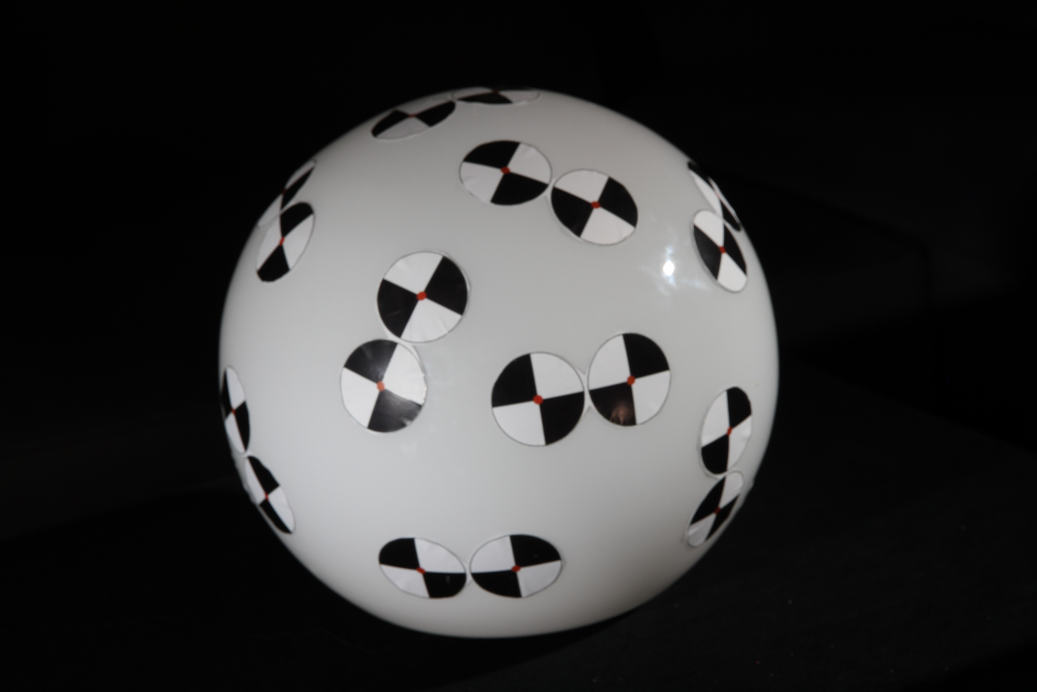
//> input picture testimage/IMG_B1.JPG, 5184 x 3456 px (shown at 1/5 size)
$ ./calibration ../testimage/IMG_B1.JPG ../testimage/IMG_B10.JPG   (built with g++ and OpenCV 4)
//> lines starting //> are read from the running program, lines starting //| are printed output that depends on the picture; after the words box and inside, x2 and y2 are one past the last pixel; in counts of white or black regions, pixels touching at a corner belong together
#include <iostream>
#include <fstream>
#include <cmath>
#include <set>
#include <map>
#include <opencv2/opencv.hpp>
#include <opencv2/highgui.hpp>
#include <Eigen/Geometry>


using namespace cv;


int ransac_id = 1;
int red_threshold = 90;
int red_threshold_up = 50;
int circle_resolution = 2;
int min_radius = 400;
int max_radius = 0;


int MEAN_DEVIATION_DISTANCE_THRESH = 13;
int MAX_ERROR = 50;

// structure that represents a fiducial
struct MarkerPair
{
    int first_index;
    int second_index;
    int first_id; // used for matching on all the cameras
    int second_id;
    Point2f   first; // coordinate of the center of one of the marker
    Point2f   second;
    float         distance; // distance between the two center of the marker


    // For the euclidian projection
    Point3f   euclid_first;
    Point3f   euclid_second;

    MarkerPair(int first_index_, int second_index_, Point2f first_, Point2f second_, float distance_): first_index(first_index_), second_index(second_index_), first(first_), second(second_), distance(distance_), first_id(0), second_id(0) {}

    bool operator < (const MarkerPair& other) const
    {
        return (distance < other.distance);
    }
};

// [19 lines left out: functions stringify, distanceBetweenPoints, distanceBetweenPoints, not called in this run]

std::vector<MarkerPair> good_pairs;
std::vector<Point2f> corners;

Point2f tmpPoint;
bool first = true;

// [53 lines left out: function onMouse, not called in this run]


Point3f manual_point(0, 0, 0);

// [19 lines left out: function onMouseRadius, not called in this run]

std::vector<MarkerPair> matchPoints(std::vector<Point2f> circles) {

    std::pair<Point2f, Point2f> circle_pair;

    std::vector<MarkerPair> pairs;

    for (size_t i = 0; i < circles.size(); i++) {

        // For all pairs of markers compute the distance between them
        for (size_t j = 0; j < circles.size(); j++) {

            if (j == i) {
                continue;
            }

            double current_dist = distanceBetweenPoints(circles[i], circles[j]);

            pairs.push_back(MarkerPair(i, j, circles[i], circles[j], current_dist));
        }

    }

    // sort by ascending distance
    std::sort(pairs.begin(), pairs.end());

    float mean_distance = 0;
    // Set of markers already taken
    std::set<int> treated;

    // Good pairs
    std::vector<MarkerPair> good_pairs;
    int nbr_good_pairs = 0;


    for (std::vector<MarkerPair>::iterator i = pairs.begin(); i != pairs.end(); i++)  {
        std::cout << i->distance << std::endl;

        // if we didn't take the markers already then we treat it
        if (!treated.count(i->first_index) && !treated.count(i->second_index)) {

            // We only take the pair if it doesn't deviate too much from the
            // mean of the distance between the markers that we already took
            if ((mean_distance == 0 && i->distance >= 20)  || i->distance <= mean_distance * MEAN_DEVIATION_DISTANCE_THRESH * 0.1) {
                nbr_good_pairs++;
                mean_distance = ((mean_distance * (nbr_good_pairs - 1)) + i->distance) / (float) nbr_good_pairs;
                treated.insert(i->first_index);
                treated.insert(i->second_index);
                good_pairs.push_back(*i);
            }
            else {
                std::cout << "too much deviation " << i->distance << " " << mean_distance << " " << mean_distance* MEAN_DEVIATION_DISTANCE_THRESH * 0.1 << std::endl;
            }
        }
    }

    for (std::vector<MarkerPair>::iterator i = good_pairs.begin(); i != good_pairs.end(); i++) {
        std::cout << "good pair " << std::endl;
    }

    return good_pairs;
}


std::vector<MarkerPair> euclidianProject(std::vector<MarkerPair> good_pairs, Point center, float radius) {

    std::cout << " radius " << radius << std::endl;

    for (std::vector<MarkerPair>::iterator i = good_pairs.begin(); i != good_pairs.end(); i++) {
        // We project into the euclidian space centered at the ball
        // for x and y we just destroyWindowproject into the vertical/horizontal axis
        // that goes from the center of the ball to the radius

        // For z we know that x^2 + y^2 + z^2 = r^2 where r^2 is the radius of the ball in pixel
        // So z = sqrt(r^2 - x^2 - y^2)

        float first_x = i->first.x - center.x;
        float first_y = i->first.y - center.y;

        float second_x = i->second.x - center.x;
        float second_y = i->second.y - center.y;
        Point3f first = Point3f(first_x, first_y, -sqrt(abs(radius * radius - first_x * first_x - first_y * first_y)));
        Point3f second = Point3f(second_x, second_y, -sqrt(abs(radius * radius - second_x * second_x - second_y * second_y)));

        //std::cout << first << " " << second << std::endl;
       // std::cout << "plot3([" << first.x << ", " << first.y << ", " << first.z << ", '.')" << std::endl;

        std::cout << "plot3([" << first.x << " , " << second.x << "], [" << first.y << ", " << second.y << "], [" << first.z << ", " << second.z << "])" << std::endl;

        i->euclid_first = first;
        i->euclid_second = second;
    }

    return good_pairs;
}


// RANSAC

void RANSACCorespondances(std::map<int, std::map<int, Point2f> > &correspondances, int pass, std::vector<MarkerPair> &first_markers_, std::vector<MarkerPair> &second_markers_, int reverse = 1) {

    // Let's take a point from the first markers

    int max_matches = 0;
    std::map<int, std::map<int, Point2f> > corres;

	std::vector<MarkerPair> first_tmp_markers;
	std::vector<MarkerPair> second_tmp_markers;


    for (std::vector<MarkerPair>::iterator i = first_markers_.begin(); i != first_markers_.end(); i++) {

        // ball center
        Eigen::Vector3d a1(0, 0, 0);
        Eigen::Vector3d a2(i->euclid_first.x, i->euclid_first.y, i->euclid_first.z);
        Eigen::Vector3d a3(i->euclid_second.x, i->euclid_second.y, i->euclid_second.z);


        for (std::vector<MarkerPair>::iterator j = second_markers_.begin(); j != second_markers_.end(); j++) {

            int tmpMatches = 0;

            std::map<int, std::map<int, Point2f> > tmpCorrespondances;

            Eigen::Vector3d b1(0, 0, 0);
            Eigen::Vector3d b2(j->euclid_first.x, j->euclid_first.y, j->euclid_first.z);
            Eigen::Vector3d b3(j->euclid_second.x, j->euclid_second.y, j->euclid_second.z);

            Eigen::Matrix<double, 3, 3> start, end;
            start.col(0) = a1;
            start.col(1) = a2;
            start.col(2) = a3;

            end.col(0) = b1;
            end.col(1) = b2;
            end.col(2) = b3;


            Eigen::Matrix3d transf = Eigen::umeyama(start, end).topLeftCorner(3, 3);


            std::set<MarkerPair> treated;

			std::vector<MarkerPair> first_markers(first_markers_);
			std::vector<MarkerPair> second_markers(second_markers_);

            for (std::vector<MarkerPair>::iterator k = first_markers.begin(); k != first_markers.end(); k++) {

                for (std::vector<MarkerPair>::iterator l = second_markers.begin(); l != second_markers.end(); l++) {

                    if (!treated.count(*l) && !treated.count(*k) && (((k != i) && (l != j)) || ((k == i) && (l == j)))) {
                        Eigen::Vector3d c1(k->euclid_first.x, k->euclid_first.y, k->euclid_first.z);
                        Eigen::Vector3d c2(k->euclid_second.x, k->euclid_second.y, k->euclid_second.z);

                        Eigen::Vector3d c3(l->euclid_first.x, l->euclid_first.y, l->euclid_first.z);
                        Eigen::Vector3d c4(l->euclid_second.x, l->euclid_second.y, l->euclid_second.z);

                        Eigen::Vector3d reproj1 = transf * c1;
                        Eigen::Vector3d reproj2 = transf * c2;

                        double dist1 = distanceBetweenPoints(reproj1, c3);
                        double dist2 = distanceBetweenPoints(reproj1, c4);
                        double dist3 = distanceBetweenPoints(reproj2, c3);
                        double dist4 = distanceBetweenPoints(reproj2, c4);


                        double curError = dist1 + dist4;


                        if (dist1 > dist2) {
                            curError = dist2 + dist3;
                        }

                        if (curError < MAX_ERROR) {

                            std::cout << "taking point " << l->first << ", " << l->second << " | " << k->first << ", " << k->second << " error : " << curError << std::endl;

                            tmpMatches++;

                            treated.insert(*l);
                            treated.insert(*k);

                            // If the correspondance was not found yet, we add both points

                            // c1 + c4 & c2 + c3

                            if (dist1 > dist2) {
                                if (k->first_id != 0) {
                                    l->second_id = k->first_id;
                                }
                                else {
                                    k->first_id = ransac_id;
                                    l->second_id = ransac_id;
                                    ransac_id++;
                                    tmpCorrespondances[k->first_id][pass] = k->first;
                                }
                                tmpCorrespondances[k->first_id][pass + reverse] = l->second;


                                if (k->second_id != 0) {
                                    l->first_id = k->second_id;
                                }
                                else {
                                    k->second_id = ransac_id;
                                    l->first_id = ransac_id;
                                    ransac_id++;
                                    tmpCorrespondances[k->second_id][pass] = k->second;
                                }
                                tmpCorrespondances[k->second_id][pass + reverse] = l->first;

                            }
                            // c1 + c3 & c2 + c4
                            else {

                                if (k->first_id != 0) {
                                    l->first_id = k->first_id;
                                }
                                else {
                                    k->first_id = ransac_id;
                                    l->first_id = ransac_id;
                                    ransac_id++;
                                    tmpCorrespondances[k->first_id][pass] = k->first;
                                }
                                tmpCorrespondances[k->first_id][pass + reverse] = l->first;


                                if (k->second_id != 0) {
                                    l->second_id = k->second_id;
                                }
                                else {
                                    k->second_id = ransac_id;
                                    l->second_id = ransac_id;
                                    ransac_id++;
                                    tmpCorrespondances[k->second_id][pass] = k->second;
                                }
                                tmpCorrespondances[k->second_id][pass + reverse] = l->second;

                            }
                        }
                        else {
                            //std::cout << "discarding point, too much error " << curError << std::endl;
                        }
                    }
                }

            }

            if (tmpMatches > max_matches) {

				first_tmp_markers = first_markers;
				second_tmp_markers = second_markers;
                corres = tmpCorrespondances;
                max_matches = tmpMatches;
            }
        }

    }

	first_markers_ = first_tmp_markers;
	second_markers_ = second_tmp_markers;

    for (std::map<int, std::map<int, Point2f> >::iterator m = corres.begin(); m != corres.end(); ++m) {

        for (std::map<int, Point2f>::iterator n = m->second.begin(); n != m->second.end(); ++n) {

            correspondances[m->first][n->first] = n->second;

            std::cout << "corres " << m->first << std::endl;
            std::cout << "camera : " << n->first << "point: " << n->second << std::endl;
        }
    }


    std::cout << "found " << correspondances.size() << " correspondances for camera " << pass << " and " << (pass+1) << std::endl;

}


std::vector<MarkerPair> treatImage(char* file) {
//> called with file = "../testimage/IMG_B1.JPG"
    // Load the image
    Mat image;
    image = imread(file, 1);
//> image is the input picture: 3456 rows x 5184 cols, CV_8UC3; mean B, G, R 52.8, 52.9, 53.2

    if (!image.data)
    {
        printf("No image data \n");
        return std::vector<MarkerPair>();
    }


    //resize(image, image, Size(), 0.3, 0.3);

    // Go into HSV space
    Mat hsv;
    cvtColor(image, hsv, COLOR_BGR2HSV);

    Mat reddot;
    // select red
    namedWindow("Red dot", WINDOW_NORMAL);

    createTrackbar("Red threshold", "Red dot", &red_threshold, 255, NULL);
    createTrackbar("Red threshold up", "Red dot", &red_threshold_up, 255, NULL);
    while (waitKey(500) != ' ') {
//> the Esc key is pressed

        Mat other;
        inRange(hsv, Scalar(0, red_threshold, red_threshold), Scalar(15, 255, 255), reddot);
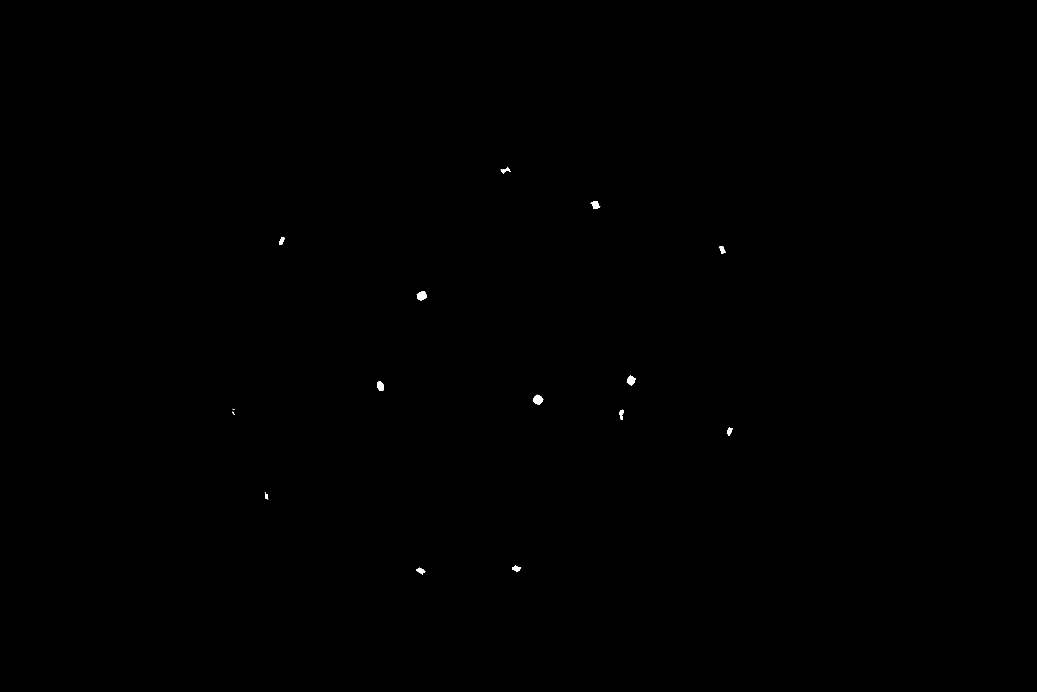
//> reddot: 3456 rows x 5184 cols, CV_8UC1 (shown at 1/5 size); 0.06% white; 27 white regions (11 under 20 px), largest, box (x1, y1, x2, y2) and area: (2664, 1974, 2716, 2025) 1666, (2084, 1456, 2132, 1501) 1602, (3134, 1878, 3177, 1928) 1304
        inRange(hsv, Scalar(160, red_threshold_up, red_threshold_up), Scalar(180, 255, 255), other);
        reddot = reddot | other;
        int morph_elem = 0;
        int morph_size = 5;
        Mat element = getStructuringElement( morph_elem, Size( 2*morph_size + 1, 2*morph_size+1 ), Point( morph_size, morph_size ) );

        morphologyEx(reddot, reddot, MORPH_OPEN, element);
        blur(reddot, reddot, Size(5, 5));
        Mat copy = reddot.clone();
        imshow("Red dot", copy);
    }

    destroyWindow("Red dot");
    //morphologyEx(reddot, reddot, MORPH_OPEN, Mat());


    Mat src_gray;
    cvtColor(image, src_gray, COLOR_BGR2GRAY);

    corners = std::vector<Point2f>();

    Mat canny_output;
    std::vector<std::vector<Point> > contours;
    std::vector<Vec4i> hierarchy;
    RNG rng(12345);

    /// Detect edges using canny
    Canny( reddot, canny_output, 100, 100*2, 3 );
    /// Find contours
    findContours( reddot, contours, hierarchy, RETR_TREE, CHAIN_APPROX_SIMPLE, Point(0, 0) );
//> contours = 12 contours; largest, box (x1, y1, x2, y2) and area: (2665, 1975, 2715, 2023) 1907, (2083, 1456, 2133, 1502) 1870, (3135, 1880, 3176, 1924) 1480, (1885, 1907, 1921, 1956) 1416, (2958, 1006, 2997, 1043) 1168

    /// Get the moments
    for (int i = 0; i < contours.size(); i++)
     {
        Moments mu = moments(contours[i], false);
        corners.push_back(Point2f(mu.m10/mu.m00 , mu.m01/mu.m00));
    }
//> this loop made 12 passes


    // finding the center of the ball
    std::vector<Vec3f> circles_ball;

    Vec3f ballcenter;


    namedWindow("centers", WINDOW_NORMAL);

    createTrackbar("Circle resolution", "centers", &circle_resolution, 20, NULL);

    createTrackbar("Minimum radius", "centers", &min_radius, 500, NULL);

    createTrackbar("Maximum radius", "centers", &max_radius, 500, NULL);

    first = false;

    setMouseCallback("centers", onMouseRadius, 0);


    while (waitKey(500) != ' ') {
//> the Esc key is pressed

        ballcenter = Vec3f(0, 0, 0);
        Mat copy = image.clone();


        if (manual_point.x != 0 && manual_point.y != 0 && manual_point.z != 0) {
            ballcenter = manual_point;
        }

        else {

            //morphologyEx(src_gray, src_gray, MORPH_CLOSE, element);
            //imshow("finding ball", src_gray);

            //HoughCircles(src_gray, circles_ball, HOUGH_GRADIENT, (circle_resolution != 0 ? circle_resolution : 1), src_gray.rows/8, 200, 100, min_radius, max_radius);


            // taking biggest radius

            for (int i = 0; i < circles_ball.size(); i++) {
                if (circles_ball[i][2] > ballcenter[2]) {
                    ballcenter = circles_ball[i];
                    std::cout << "new biggest ball " << ballcenter[2] << std::endl;
                }


                Point center(cvRound(circles_ball[i][0]), cvRound(circles_ball[i][1]));
                float radius = cvRound(circles_ball[i][2]);
                // circle center
                circle(copy, center, 3, Scalar(0,255,0), -1, 8, 0);
                // circle outline
                circle(copy, center, radius, Scalar(0,0,255), 3, 8, 0);

            }
//> after the loop, ballcenter = [0, 0, 0]
        }

        Point center(cvRound(ballcenter[0]), cvRound(ballcenter[1]));
//> center = Point(0, 0)
        float radius = cvRound(ballcenter[2]);
//> radius = 0
        // circle center
        circle(copy, center, 3, Scalar(0,255,0), -1, 8, 0);
        // circle outline
        circle(copy, center, radius, Scalar(255,0,0), 3, 8, 0);


        imshow("centers", copy);

        std::cout << "found " << circles_ball.size() << " balls " << std::endl;

    }
    // [4 lines of commented-out code are left out]

    destroyWindow("centers");

    Point center(cvRound(ballcenter[0]), cvRound(ballcenter[1]));
    float radius = cvRound(ballcenter[2]);
    // circle center
    circle(image, center, 3, Scalar(0,255,0), -1, 8, 0);
    // circle outline
    circle(image, center, radius, Scalar(0,0,255), 3, 8, 0);

    // Let's match the points together
    //good_pairs = std::vector<MarkerPair>();

    std::vector<Point2f> cornersInBall = std::vector<Point2f>();
    for (int i = 0; i < corners.size(); ++i) {
        if ((corners[i].x > (center.x - radius)) && (corners[i].x < (center.x + radius)) &&
            (corners[i].y > (center.y - radius)) && (corners[i].y < (center.y + radius))) {
            cornersInBall.push_back(corners[i]);
        }
    }

    corners = cornersInBall;

    /// Draw contours
    for( int i = 0; i< corners.size(); i++)
     {
       Scalar color = Scalar( rng.uniform(0, 255), rng.uniform(0,255), rng.uniform(0,255) );
       circle(image, corners[i], 20, color, -1, 8, 0 );
       std::cout << corners[i] << std::endl;
     }


    namedWindow("good_pairs", WINDOW_NORMAL);
    setMouseCallback("good_pairs", onMouse, 0);

    createTrackbar("Max deviation", "good_pairs", &MEAN_DEVIATION_DISTANCE_THRESH, 100, NULL);

    int latest_mean_dev = 0;
    good_pairs = std::vector<MarkerPair>();
    while (waitKey(500) != ' ') {
//> the Esc key is pressed
        if (latest_mean_dev != MEAN_DEVIATION_DISTANCE_THRESH) {
            good_pairs = matchPoints(corners);
            latest_mean_dev = MEAN_DEVIATION_DISTANCE_THRESH;
        }

        std::cout << "# pairs " << good_pairs.size() << std::endl;


        Mat copy = image.clone();
        for (size_t idx = 0; idx < good_pairs.size(); idx++) {
            std::cout << " pair : " <<  good_pairs.at(idx).first << ", " << good_pairs.at(idx).second << std::endl;
            line(copy, good_pairs.at(idx).first, good_pairs.at(idx).second, 255, 20);
        }

        imshow("good_pairs", copy);
    }

    destroyWindow("good_pairs");

    // Setting up the euclidian coordinate system with the origin at the center of the ball


    std::vector<MarkerPair> markers_euclidians = euclidianProject(good_pairs, center, radius);
//|  radius 0
//> markers_euclidians = 0 items


    return markers_euclidians;

}


int main(int argc, char** argv)
{
    if (argc < 3)
    {
        printf("usage: calibration <image1> <image2> <imageN>\n");
        return -1;
    }

    std::vector<std::vector<MarkerPair> > imageData = std::vector<std::vector<MarkerPair> >(argc - 1);

    for (int i = 0; i < argc - 1; i++) {
        imageData[i] = treatImage(argv[i + 1]);
    }


    namedWindow("panel");
    createTrackbar("Ransac error", "panel", &MAX_ERROR, 500, NULL);

    std::vector<Mat> testoutput = std::vector<Mat>(argc - 1);

    for (int i = 0; i < argc - 1; i++) {
        testoutput[i] = imread(argv[i + 1], 1);
    }


    std::map<int, std::map<int, Point2f> > points;

    while (waitKey(2000) != ' ') {
//> the Esc key is pressed
        RNG rng(12345);
        points.clear();

        for (int i = 0; i < argc - 2; i++) {
            RANSACCorespondances(points, i, imageData[i], imageData[i+1]);
        }

        for (int i = argc - 2; i > 0; i--) {
            RANSACCorespondances(points, i, imageData[i], imageData[i-1], -1);
        }

        std::vector<Mat> testoutput2 = std::vector<Mat>(argc - 1);

        for (int i = 0; i < argc - 1; i++) {
            testoutput2[i] = testoutput[i].clone();
        }


        for (std::map<int, std::map<int, Point2f> >::iterator i = points.begin(); i != points.end(); i++) {

            Scalar color = Scalar( rng.uniform(0, 255), rng.uniform(0,255), rng.uniform(0,255));
            for (int k = 0; k < argc - 1; k++) {
                if (i->second.count(k) == 1) {
                    circle(testoutput2[k], i->second[k], 20, color, -1, 8, 0);
                }
            }
        }

        for (int i = 0; i < argc - 1; i++) {
            std::stringstream s;
            s << "camera " << i;
            namedWindow(s.str(), WINDOW_NORMAL);
            imshow(s.str(), testoutput2[i]);
        }

        std::cout << "# of points : " << points.size() << std::endl;
    }

    std::map<int, std::vector<std::string> > pointsdat;
    std::map<int, std::vector<std::string> > idmat;

    std::ofstream file;
    file.open("Res.dat");

    for (int i = 0; i < argc - 1; i++) {
        //resize(testoutput[i], testoutput[i], Size(), 0.3, 0.3);
        file << testoutput[i].cols << " " << testoutput[i].rows << std::endl;
    }

    file.close();

    for (std::map<int, std::map<int, Point2f> >::iterator i = points.begin(); i != points.end(); i++) {

        for (int k = 0; k < argc - 1; k++) {
            if (i->second.count(k) == 1) {
                idmat[k].push_back("1");
                pointsdat[k*3].push_back(stringify(i->second[k].x));
                pointsdat[k*3+1].push_back(stringify(i->second[k].y));
                pointsdat[k*3+2].push_back("1");


            }
            else {
                idmat[k].push_back("0");
                pointsdat[k*3].push_back("nan");
                pointsdat[k*3+1].push_back("nan");
                pointsdat[k*3+2].push_back("nan");
            }

        }
    }


    file.open("points.dat");

    for (std::map<int, std::vector<std::string> >::iterator i = pointsdat.begin(); i != pointsdat.end(); i++) {
        for (std::vector<std::string>::iterator j = i->second.begin(); j != i->second.end(); j++) {
            file << j->c_str() << " ";
        }

        file << std::endl;
    }
    file.close();

    file.open("IdMat.dat");

    for (std::map<int, std::vector<std::string> >::iterator i = idmat.begin(); i != idmat.end(); i++) {
        for (std::vector<std::string>::iterator j = i->second.begin(); j != i->second.end(); j++) {
            file << j->c_str() << " ";
        }

        file << std::endl;
    }
    file.close();

    waitKey(0);

    return 0;
}
